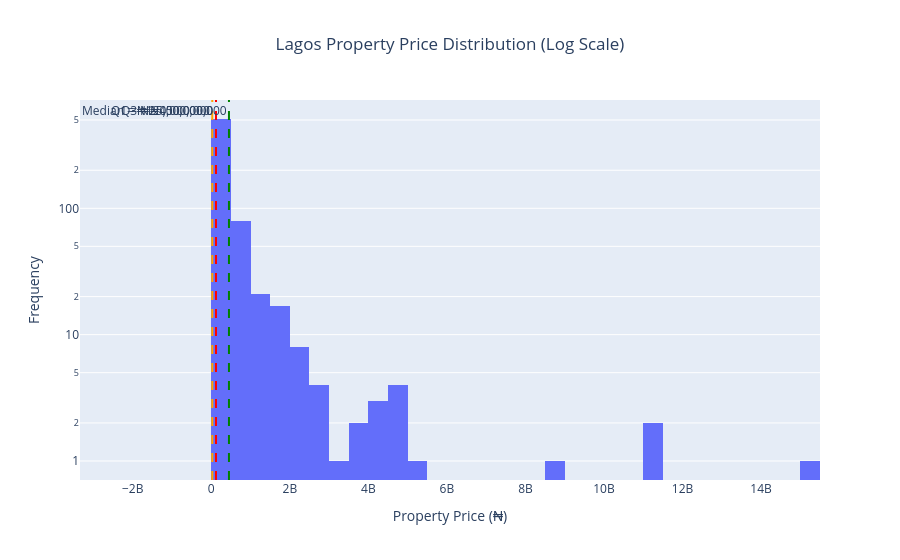

The notebook cell this image was saved under:
### Code cell
fig = px.histogram(df, x='price', nbins=50, log_y=True, title='Lagos Property Price Distribution (Log Scale)')
fig.add_vline(x=df['price'].median(), line_dash='dash', line_color='red', annotation_text=f'Median = ₦{df["price"].median():,.0f}', annotation_position='top left')
fig.add_vline(x=df['price'].quantile(0.25), line_dash='dash', line_color='orange', annotation_text=f'Q1 = ₦{df["price"].quantile(0.25):,.0f}', annotation_position='top left')
fig.add_vline(x=df['price'].quantile(0.75), line_dash='dash', line_color='green', annotation_text=f'Q3 = ₦{df["price"].quantile(0.75):,.0f}', annotation_position='top left')
fig.update_layout(xaxis_title='Property Price (₦)', yaxis_title='Frequency', title_x=0.5)
fig

### Figure 1 — Plotly figure (JSON) as saved in the notebook; plotly's stock layout.template omitted (floating-point values rounded to 4 significant figures; data arrays with more than 128 entries replaced by an {"elided": "..."} marker saying what was removed)
{"data": [{"bingroup": "x", "hovertemplate": "price=%{x}<br>count=%{y}<extra></extra>", "legendgroup": "", "marker": {"color": "#636efa", "pattern": {"shape": ""}}, "name": "", "nbinsx": 50, "orientation": "v", "showlegend": false, "type": "histogram", "x": {"elided": "653 float values"}, "xaxis": "x", "yaxis": "y"}], "layout": {"annotations": [{"showarrow": false, "text": "Median = ₦120,000,000", "x": 120000000, "xanchor": "right", "xref": "x", "y": 1, "yanchor": "top", "yref": "y domain"}, {"showarrow": false, "text": "Q1 = ₦25,000,000", "x": 25000000, "xanchor": "right", "xref": "x", "y": 1, "yanchor": "top", "yref": "y domain"}, {"showarrow": false, "text": "Q3 = ₦450,000,000", "x": 450000000, "xanchor": "right", "xref": "x", "y": 1, "yanchor": "top", "yref": "y domain"}], "barmode": "relative", "legend": {"tracegroupgap": 0}, "shapes": [{"line": {"color": "red", "dash": "dash"}, "type": "line", "x0": 120000000, "x1": 120000000, "xref": "x", "y0": 0, "y1": 1, "yref": "y domain"}, {"line": {"color": "orange", "dash": "dash"}, "type": "line", "x0": 25000000, "x1": 25000000, "xref": "x", "y0": 0, "y1": 1, "yref": "y domain"}, {"line": {"color": "green", "dash": "dash"}, "type": "line", "x0": 450000000, "x1": 450000000, "xref": "x", "y0": 0, "y1": 1, "yref": "y domain"}], "title": {"text": "Lagos Property Price Distribution (Log Scale)", "x": 0.5}, "xaxis": {"anchor": "y", "domain": [0, 1], "title": {"text": "Property Price (₦)"}}, "yaxis": {"anchor": "x", "domain": [0, 1], "title": {"text": "Frequency"}, "type": "log"}}}
